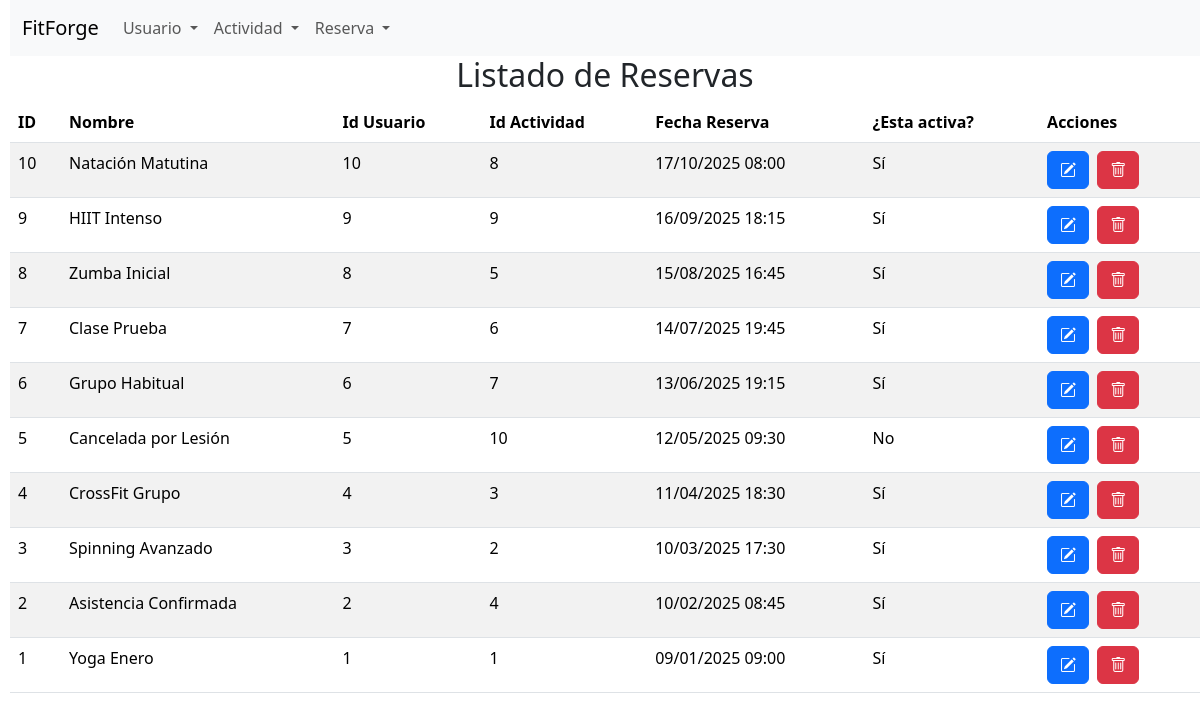
Before: /listado_reservas_ordenados_fecha.php with the older database file.
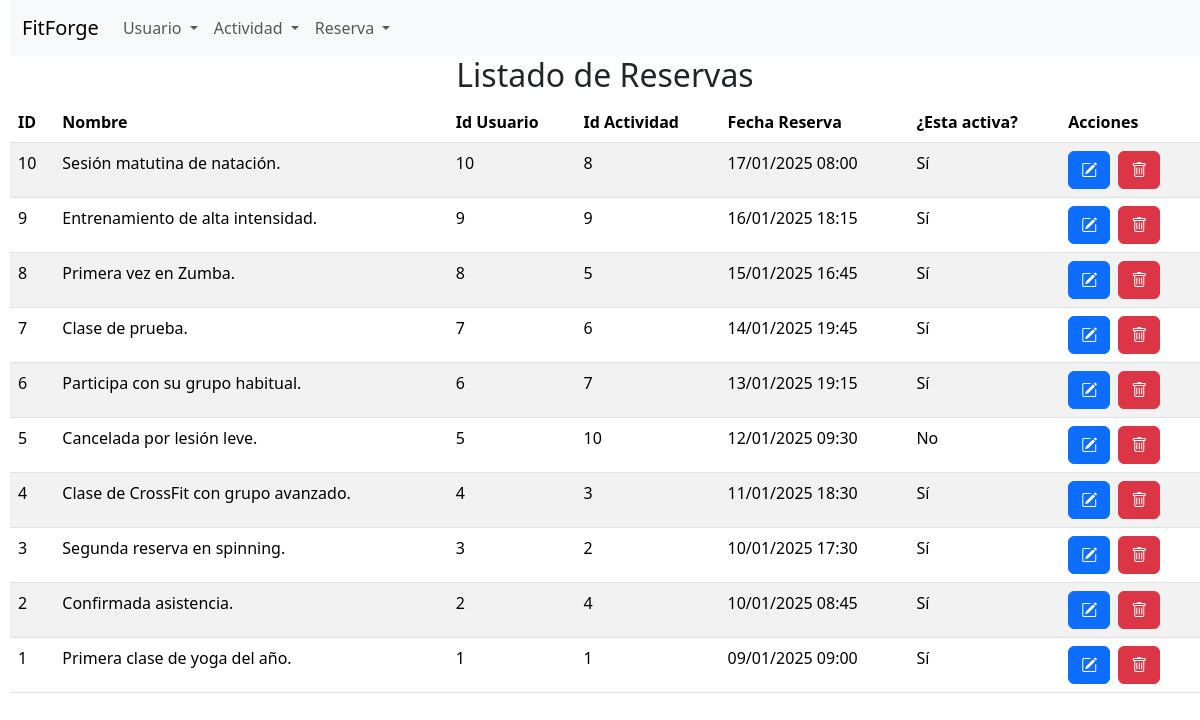
After: the same page with the newer database file.
### tables this page shows
CREATE TABLE `reservation` (
  `id_reservation` int NOT NULL,
  `name` varchar(40) NOT NULL,
  `id_user` int NOT NULL,
  `id_activity` int NOT NULL,
  `reservation_date` datetime NOT NULL,
  `is_active` tinyint(1) NOT NULL,
  `status` enum('pending','confirmed','cancelled','completed') NOT NULL
);

### listado_reservas_ordenados_fecha.php (the view, shortened to what this page needs)
<?php
$conexion = obtenerConexion();
$sql = "SELECT id_reservation, name AS name_reservation, id_user, id_activity, reservation_date, is_active
        FROM reservation
        ORDER BY reservation_date DESC;";
$resultado = mysqli_query($conexion, $sql);
$mensaje = "<h2 class='text-center'>Listado de Reservas</h2>";
$mensaje .= "<table class='table table-striped'>";
$mensaje .= "<thead><tr>
                <th>ID</th>
                <th>Nombre</th>
                <th>Id Usuario</th>
                <th>Id Actividad</th>
                <th>Fecha Reserva</th>
                <th>¿Esta activa?</th>
                <th>Acciones</th>
             </tr></thead>";
$mensaje .= "<tbody>";
while ($fila = mysqli_fetch_assoc($resultado)) {
    $mensaje .= "<tr><td>" . $fila['id_reservation'] . "</td>";
    $mensaje .= "<td>" . $fila['name_reservation'] . "</td>";
    $mensaje .= "<td>" . $fila['id_user'] . "</td>";
    $mensaje .= "<td>" . $fila['id_activity'] . "</td>";
    $mensaje .= "<td>" . date("d/m/Y H:i", strtotime($fila['reservation_date'])) . "</td>";
    $mensaje .= "<td>" . ($fila['is_active'] ? 'Sí' : 'No') . "</td>";
    $mensaje .= "<td>
                    <form class='d-inline me-1' action='editar_reserva.php' method='post'>
                        <input type='hidden' name='reserva' value='" . htmlspecialchars(json_encode($fila), ENT_QUOTES) . "' />
                        <button name='Editar' class='btn btn-primary'><i class='bi bi-pencil-square'></i></button>
                    </form>
                    <form class='d-inline' action='proceso_borrar_reserva.php' method='post'>
                        <input type='hidden' name='id_reservation' value='" . $fila['id_reservation'] . "' />
                        <button name='Borrar' class='btn btn-danger'><i class='bi bi-trash'></i></button>
                    </form>";
    $mensaje .= "</td></tr>";
}
$mensaje .= "</tbody></table>";
echo $mensaje;

Changed rows visible on the page:
changed reservation id 10: name "Natación Matutina" → "Sesión matutina de natación."; reservation_date "17/10/2025 08:00" → "17/01/2025 08:00"
changed reservation id 9: name "HIIT Intenso" → "Entrenamiento de alta intensidad."; reservation_date "16/09/2025 18:15" → "16/01/2025 18:15"
changed reservation id 8: name "Zumba Inicial" → "Primera vez en Zumba."; reservation_date "15/08/2025 16:45" → "15/01/2025 16:45"
changed reservation id 7: name "Clase Prueba" → "Clase de prueba."; reservation_date "14/07/2025 19:45" → "14/01/2025 19:45"
changed reservation id 6: name "Grupo Habitual" → "Participa con su grupo habitual."; reservation_date "13/06/2025 19:15" → "13/01/2025 19:15"
changed reservation id 5: name "Cancelada por Lesión" → "Cancelada por lesión leve."; reservation_date "12/05/2025 09:30" → "12/01/2025 09:30"
changed reservation id 4: name "CrossFit Grupo" → "Clase de CrossFit con grupo avanzado."; reservation_date "11/04/2025 18:30" → "11/01/2025 18:30"
changed reservation id 3: name "Spinning Avanzado" → "Segunda reserva en spinning."; reservation_date "10/03/2025 17:30" → "10/01/2025 17:30"
changed reservation id 2: name "Asistencia Confirmada" → "Confirmada asistencia."; reservation_date "10/02/2025 08:45" → "10/01/2025 08:45"
changed reservation id 1: name "Yoga Enero" → "Primera clase de yoga del año."
